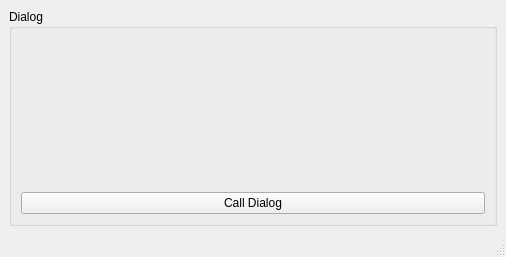
<?xml version="1.0" encoding="UTF-8"?>
<ui version="4.0">
 <class>MainWindow</class>
 <widget class="QMainWindow" name="MainWindow">
  <property name="geometry">
   <rect>
    <x>0</x>
    <y>0</y>
    <width>506</width>
    <height>257</height>
   </rect>
  </property>
  <property name="windowTitle">
   <string>MainWindow</string>
  </property>
  <widget class="QWidget" name="centralwidget">
   <layout class="QVBoxLayout" name="verticalLayout_2">
    <item>
     <widget class="QGroupBox" name="groupBox">
      <property name="title">
       <string>Dialog</string>
      </property>
      <layout class="QVBoxLayout" name="verticalLayout">
       <item>
        <widget class="QLabel" name="label">
         <property name="font">
          <font>
           <pointsize>14</pointsize>
           <weight>75</weight>
           <bold>true</bold>
          </font>
         </property>
         <property name="text">
          <string/>
         </property>
         <property name="alignment">
          <set>Qt::AlignCenter</set>
         </property>
        </widget>
       </item>
       <item>
        <widget class="QPushButton" name="pushButton">
         <property name="text">
          <string>Call Dialog</string>
         </property>
        </widget>
       </item>
      </layout>
     </widget>
    </item>
   </layout>
  </widget>
  <widget class="QMenuBar" name="menubar">
   <property name="geometry">
    <rect>
     <x>0</x>
     <y>0</y>
     <width>506</width>
     <height>21</height>
    </rect>
   </property>
  </widget>
  <widget class="QStatusBar" name="statusbar"/>
 </widget>
 <resources/>
 <connections/>
</ui>
